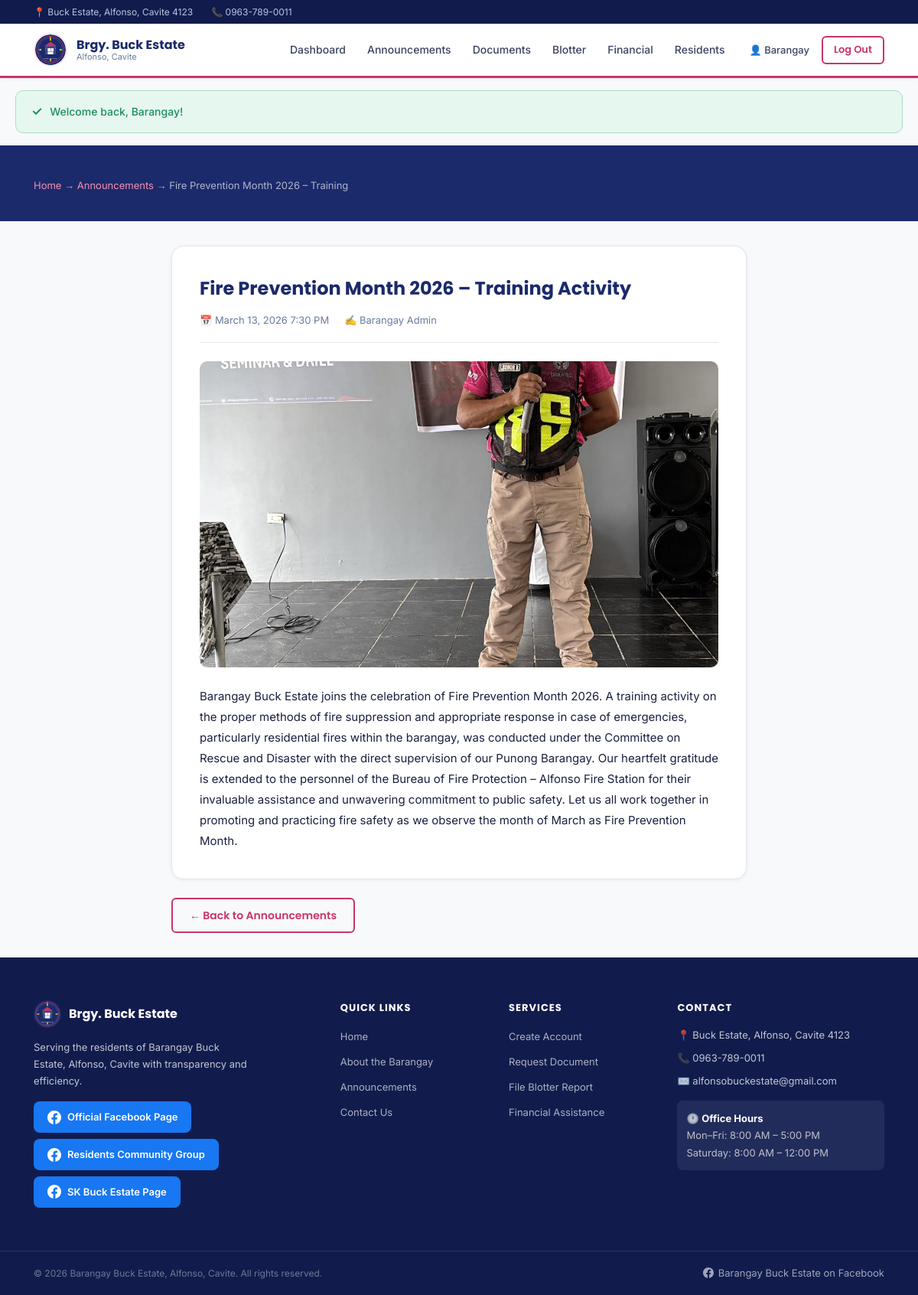
The page /announcement.php?id=1 (signed in) on the database its author committed.
### tables this page shows
CREATE TABLE IF NOT EXISTS `users` (
    `id`         INT AUTO_INCREMENT PRIMARY KEY,
    `fname`      VARCHAR(100) NOT NULL,
    `lname`      VARCHAR(100) NOT NULL,
    `email`      VARCHAR(150) NOT NULL UNIQUE,
    `password`   VARCHAR(255) NOT NULL,
    `address`    TEXT NOT NULL,
    `contact`    VARCHAR(20) NOT NULL,
    `role`       ENUM('resident','admin') NOT NULL DEFAULT 'resident',
    `status`     ENUM('active','inactive') NOT NULL DEFAULT 'active',
    `created_at` TIMESTAMP DEFAULT CURRENT_TIMESTAMP
);

CREATE TABLE IF NOT EXISTS `announcements` (
    `id`         INT AUTO_INCREMENT PRIMARY KEY,
    `title`      VARCHAR(255) NOT NULL,
    `content`    TEXT NOT NULL,
    `image_url`  VARCHAR(500),
    `posted_by`  INT,
    `status`     ENUM('published','draft','archived') DEFAULT 'published',
    `created_at` TIMESTAMP DEFAULT CURRENT_TIMESTAMP,
    `updated_at` TIMESTAMP DEFAULT CURRENT_TIMESTAMP ON UPDATE CURRENT_TIMESTAMP,
    FOREIGN KEY (`posted_by`) REFERENCES `users`(`id`) ON DELETE SET NULL
);

### announcement.php (the view, shortened to what this page needs)
<?php
require_once __DIR__ . '/includes/functions.php';
$pdo = getDB();
$id  = (int)($_GET['id'] ?? 0);
$stmt = $pdo->prepare("SELECT a.*, u.fname, u.lname FROM announcements a LEFT JOIN users u ON a.posted_by=u.id WHERE a.id=? AND a.status='published'");
$stmt->execute([$id]);
$ann = $stmt->fetch();
require_once __DIR__ . '/includes/header.php';
?>
<div class="page-header">
    <div class="container">
        <p class="page-header__breadcrumb"><a href="/index.php">Home</a> → <a href="/announcements.php">Announcements</a> → <?= sanitize(substr($ann['title'],0,40)) ?></p>
    </div>
</div>
<section class="section--sm">
    <div class="container" style="max-width:800px;">
        <div class="announce-detail fade-in">
            <h1 class="announce-detail__title"><?= sanitize($ann['title']) ?></h1>
            <div class="announce-detail__meta">
                <span>📅 <?= formatDateTime($ann['created_at']) ?></span>
                <span>✍️ <?= sanitize($ann['fname'] . ' ' . $ann['lname']) ?></span>
            </div>
            <?php if (!empty($ann['image_url'])): ?>
                <img src="<?= sanitize($ann['image_url']) ?>" alt="<?= sanitize($ann['title']) ?>" class="announce-detail__img" loading="lazy">
            <?php endif; ?>
            <div class="announce-detail__content"><?= nl2br(sanitize($ann['content'])) ?></div>
        </div>
        <div class="mt-3">
            <a href="/announcements.php" class="btn btn--outline">← Back to Announcements</a>
        </div>
    </div>
</section>
<?php require_once __DIR__ . '/includes/footer.php'; ?>

### includes/header.php (shortened to what this page needs)
<?php
require_once __DIR__ . '/../includes/functions.php';
$user = currentUser();
$currentPage = basename($_SERVER['PHP_SELF'], '.php');
$currentDir  = basename(dirname($_SERVER['PHP_SELF']));
?>
<!DOCTYPE html>
<html lang="en">
<head>
    <link rel="stylesheet" href="<?= str_repeat('../', substr_count($_SERVER['PHP_SELF'], '/', 1)) ?>assets/css/style.css">
</head>
<body>
<div class="topbar">
    <div class="container topbar__inner">
        <span>📍 Buck Estate, Alfonso, Cavite 4123</span>
        <span>📞 <?= SITE_CONTACT ?></span>
    </div>
</div>
<header class="navbar">
    <div class="container navbar__inner">
        <a href="<?= str_repeat('../', substr_count($_SERVER['PHP_SELF'], '/', 1)) ?>index.php" class="navbar__brand">
            <img src="<?= str_repeat('../', substr_count($_SERVER['PHP_SELF'], '/', 1)) ?>assets/img/logo.svg"
                 alt="Brgy. Buck Estate Logo" class="navbar__logo"
                 onerror="this.style.display='none';this.nextElementSibling.style.display='flex'">
            <div class="navbar__brand-text">
                <span class="navbar__site-name">Brgy. Buck Estate</span>
                <span class="navbar__site-sub">Alfonso, Cavite</span>
            </div>
        </a>
        <nav class="navbar__nav" id="navMenu">
            <?php if ($user && $user['role'] === 'admin'): ?>
                <a href="/admin/dashboard.php" class="navbar__link <?= $currentDir === 'admin' && $currentPage === 'dashboard' ? 'active' : '' ?>">Dashboard</a>
                <a href="/admin/announcements.php" class="navbar__link <?= $currentDir === 'admin' && $currentPage === 'announcements' ? 'active' : '' ?>">Announcements</a>
                <a href="/admin/document-requests.php" class="navbar__link <?= $currentDir === 'admin' && $currentPage === 'document-requests' ? 'active' : '' ?>">Documents</a>
                <a href="/admin/blotter-reports.php" class="navbar__link <?= $currentDir === 'admin' && $currentPage === 'blotter-reports' ? 'active' : '' ?>">Blotter</a>
                <a href="/admin/financial.php" class="navbar__link <?= $currentDir === 'admin' && $currentPage === 'financial' ? 'active' : '' ?>">Financial</a>
                <a href="/admin/residents.php" class="navbar__link <?= $currentDir === 'admin' && $currentPage === 'residents' ? 'active' : '' ?>">Residents</a>
                <div class="navbar__user">
                    <span class="navbar__user-name">👤 <?= sanitize($user['fname']) ?></span>
                    <a href="/auth/logout.php" class="btn btn--outline btn--sm">Log Out</a>
                </div>
            <?php endif; ?>
        </nav>
    </div>
</header>
<main class="main-content">
<?= renderFlash() ?>

### assets/css/style.css (style rules this page uses)
:root { --primary: #1B2A6B; --primary-dark: #111c4d; --primary-light: #2d3f8a; --accent: #C8346B; --accent-dark: #a02758; --accent-light: #fce4ef; --white: #ffffff; --gray-50: #f8f9fb; --gray-100: #f0f2f7; --gray-200: #e2e6ef; --gray-300: #c8cfe0; --gray-500: #6b7a9e; --gray-700: #3a4260; --text: #1a2040; --text-muted: #6b7a9e; --success: #1a8f5a; --success-bg: #e6f7f0; --warning: #b77c00; --warning-bg: #fff8e1; --danger: #c0392b; --danger-bg: #fdecea; --info: #1565c0; --info-bg: #e3f0ff; --radius-sm: 6px; --radius: 10px; --radius-lg: 16px; --shadow-sm: 0 1px 4px rgba(27,42,107,.08); --shadow: 0 4px 20px rgba(27,42,107,.10); --shadow-lg: 0 8px 32px rgba(27,42,107,.14); --transition: all .2s ease; --font-heading: 'Poppins', sans-serif; --font-body: 'Inter', sans-serif; --max-width: 1160px; }
*, *::before, *::after { box-sizing: border-box; margin: 0; padding: 0; }
html { scroll-behavior: smooth; }
body { font-family: var(--font-body); font-size: 15px; color: var(--text); background: var(--gray-50); line-height: 1.6; }
img { max-width: 100%; display: block; }
a { color: var(--accent); text-decoration: none; transition: var(--transition); }
.container { max-width: var(--max-width); margin: 0 auto; padding: 0 24px; }
.topbar { background: var(--primary-dark); color: #b8c4e0; font-size: 12px; padding: 6px 0; }
.topbar__inner { display: flex; gap: 24px; align-items: center; }
.navbar { background: var(--white); border-bottom: 3px solid var(--accent); box-shadow: var(--shadow-sm); position: sticky; top: 0; z-index: 1000; }
.navbar__inner { display: flex; align-items: center; gap: 20px; padding: 0 24px; height: 68px; }
.navbar__brand { display: flex; align-items: center; gap: 12px; text-decoration: none; flex-shrink: 0; }
.navbar__logo { width: 44px; height: 44px; border-radius: 50%; object-fit: cover; border: 2px solid var(--accent-light); }
.navbar__brand-text { display: flex; flex-direction: column; line-height: 1.2; }
.navbar__site-name { font-family: var(--font-heading); font-weight: 700; font-size: 16px; color: var(--primary); }
.navbar__site-sub { font-size: 11px; color: var(--text-muted); }
.navbar__nav { display: flex; align-items: center; gap: 4px; margin-left: auto; flex-wrap: wrap; }
.navbar__link { font-family: var(--font-body); font-size: 14px; font-weight: 500; color: var(--gray-700); padding: 8px 12px; border-radius: var(--radius-sm); transition: var(--transition); white-space: nowrap; }
.navbar__actions, .navbar__user { display: flex; align-items: center; gap: 8px; margin-left: 8px; }
.navbar__user-name { font-size: 13px; color: var(--gray-700); font-weight: 500; padding: 4px 8px; }
.btn { display: inline-flex; align-items: center; justify-content: center; gap: 6px; font-family: var(--font-heading); font-weight: 600; border: 2px solid transparent; border-radius: var(--radius-sm); cursor: pointer; transition: var(--transition); white-space: nowrap; text-decoration: none; }
.btn--outline { background: transparent; color: var(--accent); border-color: var(--accent); padding: 10px 22px; font-size: 14px; }
.btn--sm { padding: 6px 14px; font-size: 13px; }
.section--sm { padding: 32px 0; }
.page-header { background: var(--primary); color: var(--white); padding: 36px 0; }
.page-header__breadcrumb { font-size: 13px; color: rgba(255,255,255,.65); margin-top: 6px; }
.page-header__breadcrumb a { color: #f48fb1; }
.announce-detail { background: var(--white); border-radius: var(--radius-lg); padding: 36px; border: 1px solid var(--gray-200); box-shadow: var(--shadow-sm); }
.announce-detail__title { font-family: var(--font-heading); font-size: 24px; font-weight: 700; color: var(--primary); margin-bottom: 12px; }
.announce-detail__meta { display: flex; gap: 20px; font-size: 13px; color: var(--text-muted); margin-bottom: 24px; padding-bottom: 18px; border-bottom: 1px solid var(--gray-200); }
.announce-detail__content { font-size: 15px; line-height: 1.8; color: var(--text); }
.mt-3 { margin-top: 24px; }
.fade-in { opacity: 0; transform: translateY(30px); transition: opacity 0.7s ease-out, transform 0.7s ease-out; }
.fade-in.visible { opacity: 1; transform: translateY(0); }
.announce-detail__img { width: 100%; max-height: 400px; object-fit: cover; border-radius: var(--radius); margin-bottom: 24px; }

### rows shown on the page
users: fname "Barangay"
announcements: title "Fire Prevention Month 2026 – Training", title "Fire Prevention Month 2026 – Training Activity", created_at "March 13, 2026 7:30 PM", posted_by.lname "Barangay Admin", image_url (picture), content "Barangay Buck Estate joins the celebration of Fire Prevention Month 2026. A training activity on the proper methods of fire suppression and appropriate response in case of emergencies, particularly residential fires within the barangay, was conducted under the Committee on Rescue and Disaster with the direct supervision of our Punong Barangay. Our heartfelt gratitude is extended to the personnel of the Bureau of Fire Protection – Alfonso Fire Station for their invaluable assistance and unwavering commitment to public safety. Let us all work together in promoting and practicing fire safety as we observe the month of March as Fire Prevention Month."

### other values the page prints
SITE_CONTACT "0963-789-0011"
$icon "✓"
$flash['message'] "Welcome back, Barangay!"
SITE_ADDRESS "Buck Estate, Alfonso, Cavite 4123"
SITE_EMAIL "alfonsobuckestate@gmail.com"
